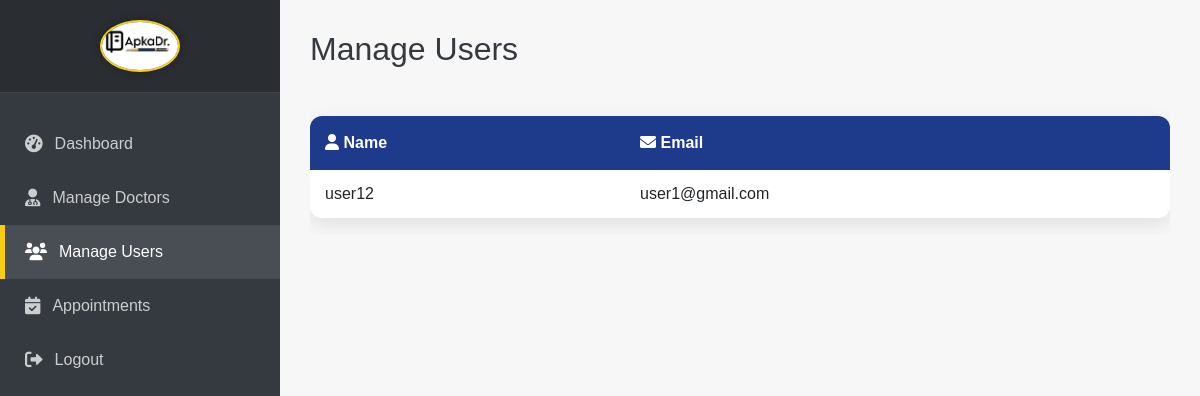
/manage_users (signed in), run on an earlier commit of the app's database.
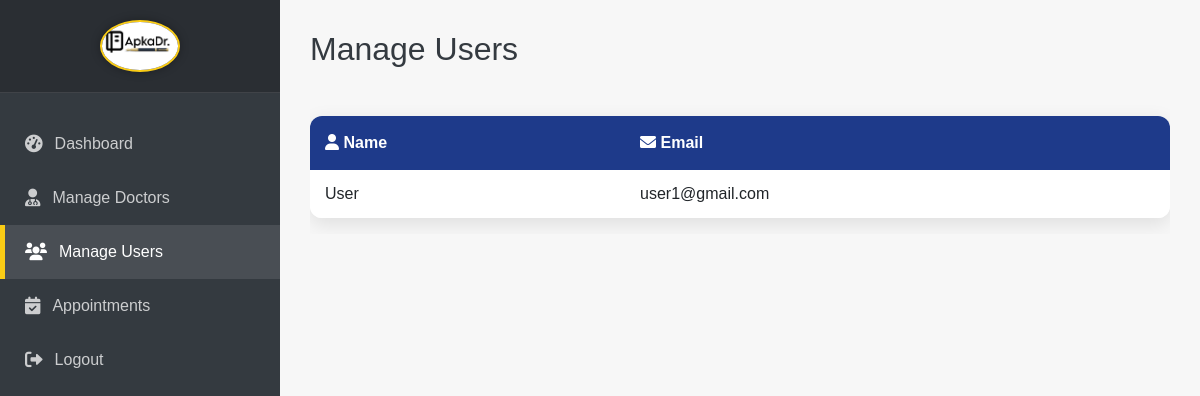
And on a later commit of the database.
### backend/models.py (models this page shows)
class User(db.Model):
    id = db.Column(db.Integer(), primary_key=True)
    fullName = db.Column(db.String(), unique=True, nullable=False)
    email = db.Column(db.String(), unique=True, nullable=False)
    age = db.Column(db.Integer(), nullable=False)
    phone = db.Column(db.String(), nullable=False)
    address = db.Column(db.String(), nullable=False)
    password = db.Column(db.String(),nullable=False)
    type = db.Column(db.String(), default="general")
    appointments = db.relationship('Appointment', backref='patient', lazy=True, primaryjoin="User.id == Appointment.user_id")

### backend/controllers.py (the view)
@app.route("/manage_users")
def manage_users():
    if session.get("user_type") != "admin":
        flash("Unauthorized access", "danger")
        return redirect(url_for("login_page"))
    users = User.query.filter(User.type != 'admin').all()
    return render_template("admin/manage_users.html", users=users)

### templates/admin/manage_users.html (shortened to what this page needs)
<!DOCTYPE html>
<html lang="en">
<head>
    <link href="https://cdn.jsdelivr.net/npm/bootstrap@5.3.0/dist/css/bootstrap.min.css" rel="stylesheet">
    <link rel="stylesheet" href="https://cdnjs.cloudflare.com/ajax/libs/font-awesome/6.0.0-beta3/css/all.min.css">
</head>
<body>
    <div class="d-flex">
        <nav class="sidebar vh-100 d-none d-lg-block">
            <div class="logo-container">
                <img src="/static/images/apkadr.logo.jpg" alt="ApkaDr. Logo" class="img-fluid rounded-circle">
            </div>
            <ul class="nav flex-column mt-4">
                <li class="nav-item">
                    <a class="nav-link" href="{{ url_for('admin_dashboard') }}"><i class="fas fa-tachometer-alt"></i> Dashboard</a>
                </li>
                <li class="nav-item">
                    <a class="nav-link" href="{{ url_for('manage_doctors') }}"><i class="fas fa-user-md"></i> Manage Doctors</a>
                </li>
                <li class="nav-item">
                    <a class="nav-link active" href="{{ url_for('manage_users') }}"><i class="fas fa-users"></i> Manage Users</a>
                </li>
                <li class="nav-item">
                    <a class="nav-link" href="{{ url_for('appointments') }}"><i class="fas fa-calendar-check"></i> Appointments</a>
                </li>
                <li class="nav-item">
                    <a class="nav-link" href="{{ url_for('logout') }}"><i class="fas fa-sign-out-alt"></i> Logout</a>
                </li>
            </ul>
        </nav>
        <main class="main-content w-100">
            <h2 class="header-admin-dashboard mb-4 d-none d-lg-block">Manage Users</h2>
            <div class="table-responsive">
                <table class="table mt-4">
                    <thead>
                        <tr>
                            <th><i class="fas fa-user"></i> Name</th>
                            <th><i class="fas fa-envelope"></i> Email</th>
                        </tr>
                    </thead>
                    <tbody>
                        {% for user in users %}
                        <tr>
                            <td>{{ user.fullName }}</td>
                            <td>{{ user.email }}</td>
                        </tr>
                        {% else %}
                        <tr>
                            <td colspan="2" class="text-center py-4 text-muted">No users found.</td>
                        </tr>
                        {% endfor %}
                    </tbody>
                </table>
            </div>
        </main>
    </div>
</body>
</html>

### templates/admin/manage_users.html (style rules this page uses)
:root { --apkadr-dark-blue: #1e3a8a; --apkadr-gold: #facc15; --apkadr-black: #343a40; --apkadr-light-gray: #f7f7f7; --apkadr-white: #ffffff; --primary-color: var(--apkadr-dark-blue); --secondary-color: #6c757d; --success-color: #1a6f3b; --danger-color: #c0392b; --warning-color: var(--apkadr-gold); --info-color: #2980b9; --dark-color: var(--apkadr-black); --light-color: var(--apkadr-light-gray); --white-color: var(--apkadr-white); }
body { font-family: 'Poppins', sans-serif; background-color: var(--light-color); color: var(--dark-color); }
.sidebar { width: 280px; background-color: var(--dark-color); color: var(--white-color); transition: all 0.3s ease; flex-shrink: 0; box-shadow: 2px 0 10px rgba(0, 0, 0, 0.1); }
.sidebar .nav-link { color: rgba(255, 255, 255, 0.75); padding: 15px 25px; transition: all 0.3s ease; display: flex; align-items: center; font-weight: 500; }
.sidebar .nav-link:hover, .sidebar .nav-link.active { background-color: rgba(255, 255, 255, 0.1); color: var(--white-color); border-left: 5px solid var(--apkadr-gold); padding-left: 20px; }
.sidebar .nav-link i { margin-right: 12px; font-size: 1.1rem; }
.sidebar .logo-container { padding: 20px; margin-bottom: 0; text-align: center; background-color: rgba(0, 0, 0, 0.2); border-bottom: 1px solid rgba(255, 255, 255, 0.1); }
.sidebar .logo-container img { max-height: 80px; width: 80px; object-fit: cover; border: 2px solid var(--apkadr-gold); box-shadow: 0 0 10px rgba(0, 0, 0, 0.3); }
.main-content { flex-grow: 1; padding: 30px; background-color: var(--light-color); }
.header-admin-dashboard { font-size: 2rem; text-align: left !important; margin-bottom: 2rem; color: var(--dark-color); }
.table { background-color: var(--white-color); border-radius: 12px; overflow: hidden; box-shadow: 0 6px 20px rgba(0, 0, 0, 0.1); }
.table thead th { background-color: var(--primary-color); color: var(--white-color); padding: 15px; border-bottom: none; font-weight: 600; vertical-align: middle; }
.table tbody td { padding: 12px 15px; vertical-align: middle; border-bottom: 1px solid #e9ecef; }
.table tbody tr:last-child td { border-bottom: none; }

What changed in the data, as far as the page shows it:
changed User "user1@gmail.com": fullName "user12" → "User"
